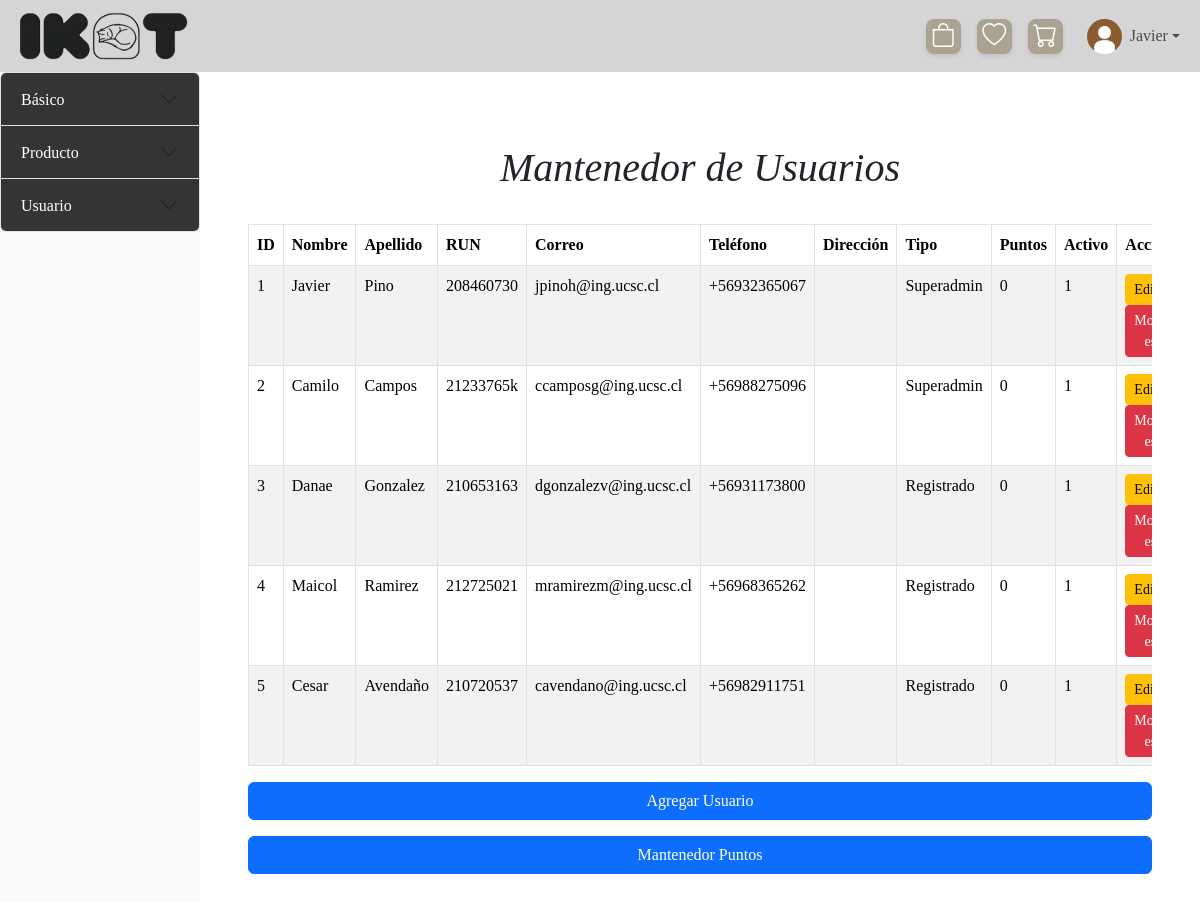
Page /mantenedores/Mantenedor_usuario/mostrar_usuario.php (signed in) on the earlier database version.
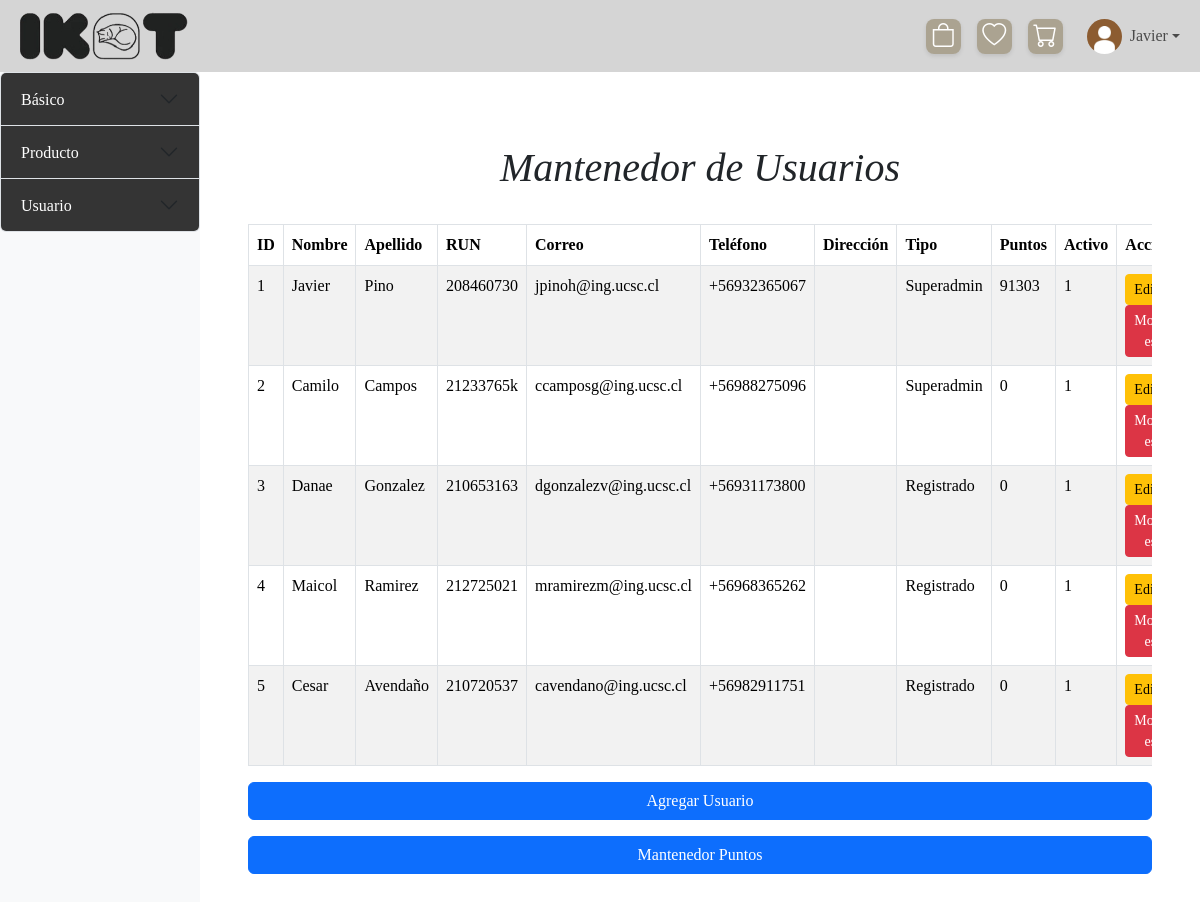
Same page on the later database version.
### tables this page shows
CREATE TABLE `usuario` (
  `id_usuario` int(100) NOT NULL,
  `nombre_usuario` varchar(50) NOT NULL,
  `apellido_usuario` varchar(50) NOT NULL,
  `run_usuario` varchar(9) NOT NULL,
  `correo_usuario` varchar(100) NOT NULL,
  `numero_usuario` varchar(12) NOT NULL,
  `contrasenia_usuario` varchar(255) NOT NULL,
  `direccion_usuario` varchar(100) DEFAULT NULL,
  `tipo_usuario` enum('Admin','Registrado','Superadmin') NOT NULL,
  `puntos_totales` bigint(255) NOT NULL,
  `activo` tinyint(1) NOT NULL DEFAULT 1,
  `ultima_sesion` date DEFAULT NULL,
  `token_rec` varchar(32) DEFAULT NULL
);

### mantenedores/Mantenedor_usuario/mostrar_usuario.php (the view, shortened to what this page needs)
<?php
include '../../config/conexion.php';
?>
<!DOCTYPE html>
<html lang="es">
<head>
    <link rel="stylesheet" href="https://cdn.jsdelivr.net/npm/bootstrap-icons@1.11.3/font/bootstrap-icons.min.css">
    <link href="https://cdn.jsdelivr.net/npm/bootstrap@5.3.3/dist/css/bootstrap.min.css" rel="stylesheet">
    <link rel="stylesheet" href="..\..\assets\css\styles.css">
</head>
<body>
    <?php include $_SERVER['DOCUMENT_ROOT'] . '/xampp/TIS-1/IKAT/templates/header.php';?>
    <div class="d-flex">
        <?php include '../sidebar-mantenedores.php';?>
        <div class="content-area flex-grow-1 p-5 col-4 col-md-10">
            <h1 class="text-center p-4">Mantenedor de Usuarios</h1>
            <div class="table-responsive">
                <?php
                    $sql = "SELECT * FROM usuario";
                    $result = $conn->query($sql);
                    if ($result->num_rows > 0) {
                        echo "<table class='table table-bordered table-striped'>
                                <thead class='thead-dark'>
                                    <tr>
                                        <th>ID</th>
                                        <th>Nombre</th>
                                        <th>Apellido</th>
                                        <th>RUN</th>
                                        <th>Correo</th>
                                        <th>Teléfono</th>
                                        <th>Dirección</th>
                                        <th>Tipo</th>
                                        <th>Puntos</th>
                                        <th>Activo</th>
                                        <th>Acciones</th>
                                    </tr>
                                </thead>
                                <tbody>";
                        while ($row = $result->fetch_assoc()) {
                            echo "<tr>
                                    <td>{$row['id_usuario']}</td>
                                    <td>{$row['nombre_usuario']}</td>
                                    <td>{$row['apellido_usuario']}</td>
                                    <td>{$row['run_usuario']}</td>
                                    <td>{$row['correo_usuario']}</td>
                                    <td>{$row['numero_usuario']}</td>
                                    <td>{$row['direccion_usuario']}</td>
                                    <td>{$row['tipo_usuario']}</td>
                                    <td>{$row['puntos_totales']}</td>
                                    <td>{$row['activo']}</td>
                                    <td>
                                        <a class='btn btn-warning btn-sm' data-bs-toggle='modal' data-bs-target='#editarUsuarioModal" . $row["id_usuario"] . "'>Editar</a> |
                                        <a href='cambiar_estado_producto.php?id=" . $row["id_usuario"] . "' class='btn btn-danger btn-sm'>Modificar estado</a>
                                    </td>
                                  </tr>";
                        }
                        echo "</tbody></table>";
                        echo "<a class='btn btn-primary mt-3 d-block' data-bs-toggle='modal' data-bs-target='#agregarUsuarioModal'>Agregar Usuario</a>";
                        echo "<a href='../Mantenedor_puntos/modificar_puntos_usuario.php' class='btn btn-primary mt-3 d-block'>Mantenedor Puntos</a>";
                    } else {
                        echo "<p class='text-center'>No hay usuarios registrados.</p>";
                        echo "<a class='btn btn-primary mt-3 d-block' data-bs-toggle='modal' data-bs-target='#agregarUsuarioModal'>Agregar Usuario</a>";
                        echo "<a href='../menu/menu.html' class='btn btn-primary mt-3 d-block'>Volver al menú</a>";
                    }
                ?>
            </div>
        </div>
    </div>
</body>
</html>

Differences in the rows shown:
changed usuario "Javier": puntos_totales "0" → "91303"
